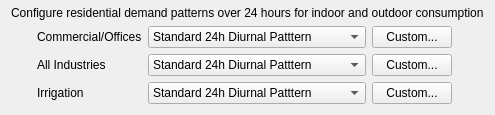
                         <widget class="QWidget" name="nres_diurnal_widget" native="true">
                          <property name="minimumSize">
                           <size>
                            <width>0</width>
                            <height>0</height>
                           </size>
                          </property>
                          <layout class="QGridLayout" name="gridLayout_15">
                           <property name="topMargin">
                            <number>6</number>
                           </property>
                           <item row="3" column="3">
                            <widget class="QPushButton" name="nres_irrigate_dpcustom">
                             <property name="text">
                              <string>Custom...</string>
                             </property>
                            </widget>
                           </item>
                           <item row="2" column="0">
                            <spacer name="horizontalSpacer_60">
                             <property name="orientation">
                              <enum>Qt::Horizontal</enum>
                             </property>
                             <property name="sizeType">
                              <enum>QSizePolicy::Fixed</enum>
                             </property>
                             <property name="sizeHint" stdset="0">
                              <size>
                               <width>20</width>
                               <height>20</height>
                              </size>
                             </property>
                            </spacer>
                           </item>
                           <item row="3" column="1">
                            <widget class="QLabel" name="nres_irrigate_dp_lbl">
                             <property name="text">
                              <string>Irrigation</string>
                             </property>
                            </widget>
                           </item>
                           <item row="3" column="0">
                            <spacer name="horizontalSpacer_61">
                             <property name="orientation">
                              <enum>Qt::Horizontal</enum>
                             </property>
                             <property name="sizeType">
                              <enum>QSizePolicy::Fixed</enum>
                             </property>
                             <property name="sizeHint" stdset="0">
                              <size>
                               <width>20</width>
                               <height>20</height>
                              </size>
                             </property>
                            </spacer>
                           </item>
                           <item row="3" column="2">
                            <widget class="QComboBox" name="nres_irrigate_dp">
                             <item>
                              <property name="text">
                               <string>Standard 24h Diurnal Patttern</string>
                              </property>
                             </item>
                             <item>
                              <property name="text">
                               <string>Constant Hourly Pattern</string>
                              </property>
                             </item>
                             <item>
                              <property name="text">
                               <string>Office Hours Trapezoid (7am-7pm)</string>
                              </property>
                             </item>
                             <item>
                              <property name="text">
                               <string>After-hours Constant (6pm-6am)</string>
                              </property>
                             </item>
                             <item>
                              <property name="text">
                               <string>User-defined...</string>
                              </property>
                             </item>
                            </widget>
                           </item>
                           <item row="1" column="1">
                            <widget class="QLabel" name="com_dp_lbl">
                             <property name="text">
                              <string>Commercial/Offices</string>
                             </property>
                            </widget>
                           </item>
                           <item row="2" column="2">
                            <widget class="QComboBox" name="ind_dp">
                             <item>
                              <property name="text">
                               <string>Standard 24h Diurnal Patttern</string>
                              </property>
                             </item>
                             <item>
                              <property name="text">
                               <string>Constant Hourly Pattern</string>
                              </property>
                             </item>
                             <item>
                              <property name="text">
                               <string>Office Hours Trapezoid (7am-7pm)</string>
                              </property>
                             </item>
                             <item>
                              <property name="text">
                               <string>After-hours Constant (6pm-6am)</string>
                              </property>
                             </item>
                             <item>
                              <property name="text">
                               <string>User-defined...</string>
                              </property>
                             </item>
                            </widget>
                           </item>
                           <item row="2" column="3">
                            <widget class="QPushButton" name="ind_dpcustom">
                             <property name="text">
                              <string>Custom...</string>
                             </property>
                            </widget>
                           </item>
                           <item row="1" column="3">
                            <widget class="QPushButton" name="com_dpcustom">
                             <property name="text">
                              <string>Custom...</string>
                             </property>
                            </widget>
                           </item>
                           <item row="1" column="2">
                            <widget class="QComboBox" name="com_dp">
                             <item>
                              <property name="text">
                               <string>Standard 24h Diurnal Patttern</string>
                              </property>
                             </item>
                             <item>
                              <property name="text">
                               <string>Constant Hourly Pattern</string>
                              </property>
                             </item>
                             <item>
                              <property name="text">
                               <string>Office Hours Trapezoid (7am-7pm)</string>
                              </property>
                             </item>
                             <item>
                              <property name="text">
                               <string>After-hours Constant (6pm-6am)</string>
                              </property>
                             </item>
                             <item>
                              <property name="text">
                               <string>User-defined...</string>
                              </property>
                             </item>
                            </widget>
                           </item>
                           <item row="2" column="1">
                            <widget class="QLabel" name="ind_dp_lbl">
                             <property name="text">
                              <string>All Industries</string>
                             </property>
                            </widget>
                           </item>
                           <item row="0" column="0" colspan="5">
                            <widget class="QLabel" name="nres_diurnal_lbl">
                             <property name="whatsThis">
                              <string>Estimate of the annual irrigation volume per hectare</string>
                             </property>
                             <property name="text">
                              <string>Configure residential demand patterns over 24 hours for indoor and outdoor consumption</string>
                             </property>
                            </widget>
                           </item>
                           <item row="1" column="0">
                            <spacer name="horizontalSpacer_63">
                             <property name="orientation">
                              <enum>Qt::Horizontal</enum>
                             </property>
                             <property name="sizeType">
                              <enum>QSizePolicy::Fixed</enum>
                             </property>
                             <property name="sizeHint" stdset="0">
                              <size>
                               <width>20</width>
                               <height>20</height>
                              </size>
                             </property>
                            </spacer>
                           </item>
                          </layout>
                         </widget>
